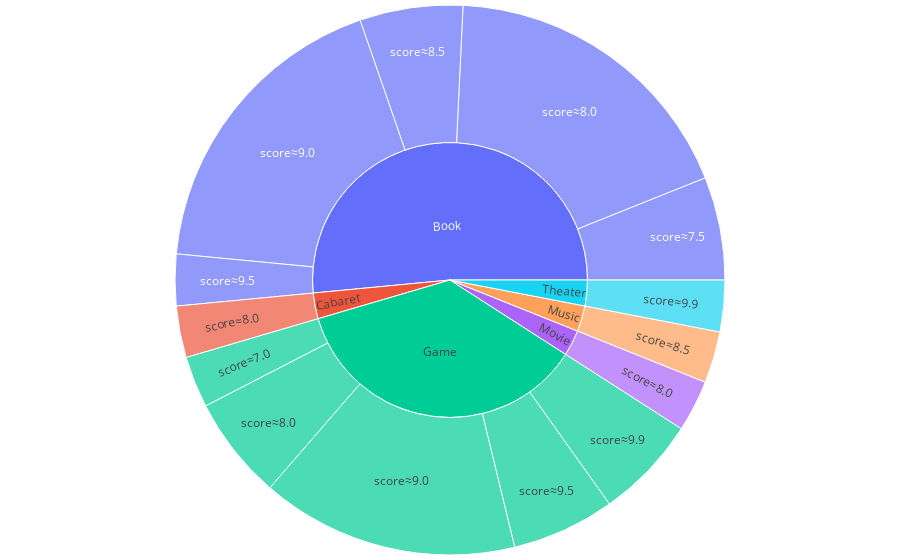

Source (notebook cell):
### Markdown cell above
## What I play

### Code cell
import plotly.express as px
def rounder(score):
    score = float(round(score*2))/2
    if score == 10:
        return "score≈" + str(9.9)
    return "score≈" + str(score)

df4 = df.copy()
df4 = df4.groupby(['type', 'score']).size().rename_axis(['type', 'score']).reset_index(name='counts')
df4['scoreactual'] = df4['score'].apply(lambda x: rounder(x))
df4 = df4.sort_values(by=['type', 'score'])
fig = px.sunburst(df4, path=['type', 'scoreactual'], values='counts', labels=[''],
                    hover_data={
                    })
fig.update_layout(margin={'t':5,'l':5,'b':5,'r':5}, showlegend=False)
fig.update_traces(sort=False, hovertemplate='<b>Amount: %{value} </b>')
fig.show()

### Figure 1 — Plotly figure (JSON) as saved in the notebook; plotly's stock layout.template omitted (floating-point values rounded to 4 significant figures)
{"data": [{"branchvalues": "total", "domain": {"x": [0, 1], "y": [0, 1]}, "hovertemplate": "<b>Amount: %{value} </b>", "ids": ["Game/score≈7.0", "Book/score≈7.5", "Book/score≈8.0", "Cabaret/score≈8.0", "Game/score≈8.0", "Movie/score≈8.0", "Book/score≈8.5", "Music/score≈8.5", "Book/score≈9.0", "Game/score≈9.0", "Book/score≈9.5", "Game/score≈9.5", "Game/score≈9.9", "Theater/score≈9.9", "Book", "Cabaret", "Game", "Movie", "Music", "Theater"], "labels": ["score≈7.0", "score≈7.5", "score≈8.0", "score≈8.0", "score≈8.0", "score≈8.0", "score≈8.5", "score≈8.5", "score≈9.0", "score≈9.0", "score≈9.5", "score≈9.5", "score≈9.9", "score≈9.9", "Book", "Cabaret", "Game", "Movie", "Music", "Theater"], "name": "", "parents": ["Game", "Book", "Book", "Cabaret", "Game", "Movie", "Book", "Music", "Book", "Game", "Book", "Game", "Game", "Theater", "", "", "", "", "", ""], "sort": false, "type": "sunburst", "values": [1, 2, 6, 1, 2, 1, 2, 1, 6, 5, 1, 2, 2, 1, 17, 1, 12, 1, 1, 1]}], "layout": {"legend": {"tracegroupgap": 0}, "margin": {"b": 5, "l": 5, "r": 5, "t": 5}, "showlegend": false}}
